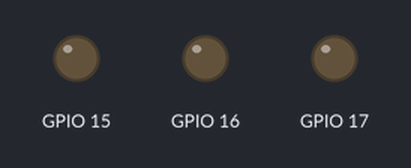
Recording of a program running on a simulated ESP32-S3. On the bench: output pins drawn as LEDs (lit = HIGH).

Above: at 0.1 s.
At 0.9 s:
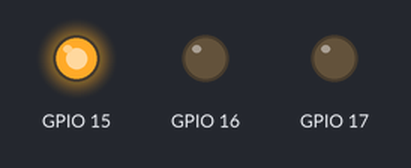
At 1.3 s:
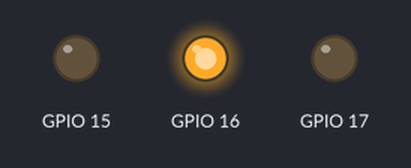
At 1.9 s:
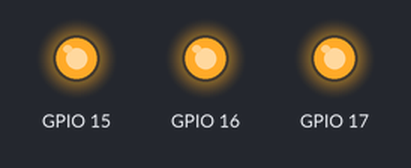
At 3.1 s:
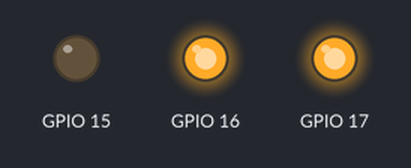
At 4.3 s:
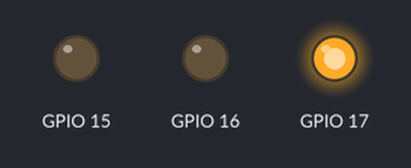
Timing chart, 0 to 4.6 s (numbered marks = the images above):
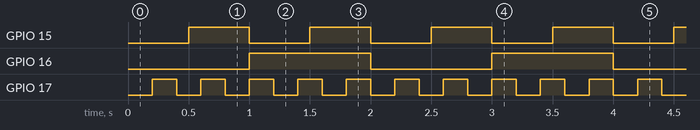

The program:

main.cpp
```cpp
#include <Arduino.h>

enum class LedState {
    Off,
    On
};

struct Config {
    public:
        static constexpr uint8_t LED_RED = 17;
        static constexpr uint8_t LED_BLUE = 15;
        static constexpr uint8_t LED_WHITE = 16;
        static constexpr uint32_t INTERVAL_RED = 200;
        static constexpr uint32_t INTERVAL_BLUE = 500;
        static constexpr uint32_t INTERVAL_WHITE = 1000;
};

class LED {
    private:
        uint8_t pin;
        uint32_t interval;
        uint32_t currentTime = 0;
        uint32_t lastBlinkTime = 0;
        LedState ledState = LedState::Off;

        void set(LedState state) {
            digitalWrite(pin, state == LedState::On ? HIGH : LOW);
        }

    public:
        constexpr LED(uint8_t ledPin, uint32_t ledInterval)
            : pin(ledPin), interval(ledInterval) {}

        void init() {
            pinMode(pin, OUTPUT);
            set(ledState);
        }

        void blinkLed() {
            uint32_t currentTime = millis();
            if (currentTime - lastBlinkTime >= interval) {
                lastBlinkTime += interval;
                if (ledState == LedState::On) {
                ledState = LedState::Off;
                } else {
                ledState = LedState::On;
                }
                set(ledState);
            }
        }

        static void task(void* parameter) {
            LED* led = static_cast<LED*>(parameter);
            while (true) {
            led->blinkLed();
            vTaskDelay(pdMS_TO_TICKS(led->interval));
            }
        }
};

static LED red(Config::LED_RED, Config::INTERVAL_RED);
static LED blue(Config::LED_BLUE, Config::INTERVAL_BLUE);
static LED white(Config::LED_WHITE, Config::INTERVAL_WHITE);


void setup() {
    red.init();
    blue.init();
    white.init();
    xTaskCreate(LED::task, "Red", 2048, &red, 1, nullptr);
    xTaskCreate(LED::task, "Blue", 2048, &blue, 1, nullptr);
    xTaskCreate(LED::task, "White", 2048, &white, 1, nullptr);
}

void loop() {
    vTaskDelay(pdMS_TO_TICKS(1000));
}
```

Measured:
- by itself, GPIO 15: alternates HIGH for 0.50 s and LOW for 0.50 s
- by itself, GPIO 16: alternates HIGH for 1.0 s and LOW for 1.0 s
- by itself, GPIO 17: alternates HIGH for 0.20 s and LOW for 0.20 s
